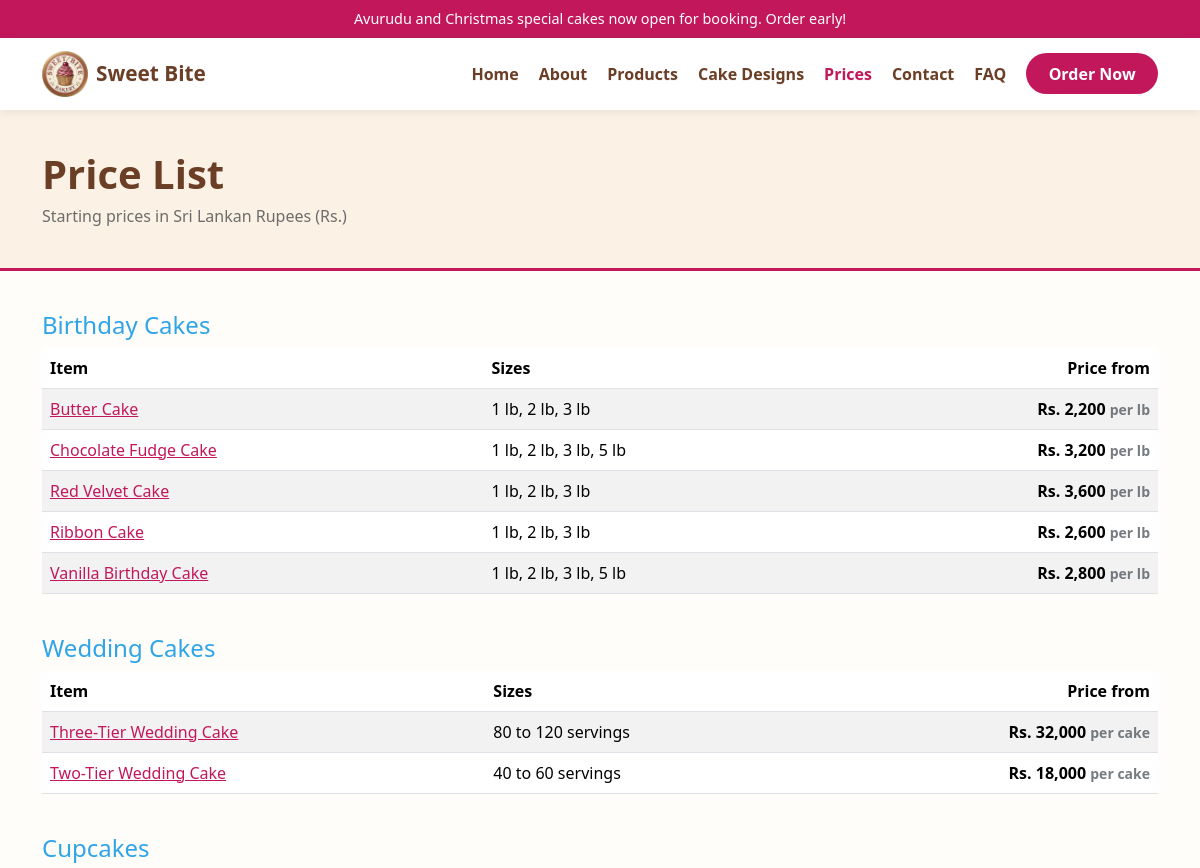
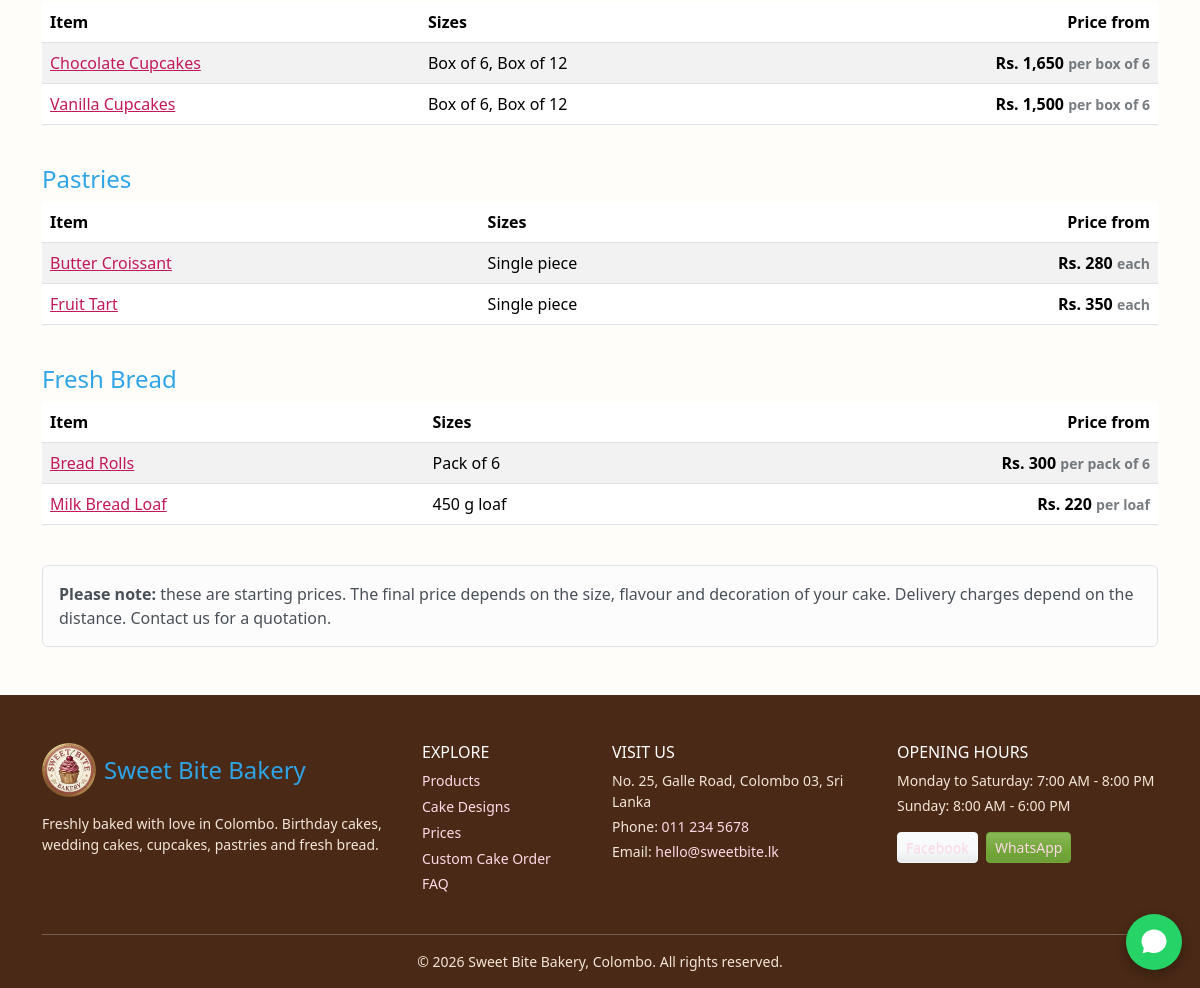
The app's page /prices.php with its own data (2 pictures, top to bottom).
### tables this page shows
CREATE TABLE categories (
    category_id   INT AUTO_INCREMENT PRIMARY KEY,
    category_name VARCHAR(80) NOT NULL,
    description   VARCHAR(255) NULL,
    display_order INT NOT NULL DEFAULT 0
);

CREATE TABLE products (
    product_id   INT AUTO_INCREMENT PRIMARY KEY,
    category_id  INT NOT NULL,
    name         VARCHAR(120) NOT NULL,
    description  TEXT NOT NULL,
    price_from   DECIMAL(10,2) NOT NULL,
    price_unit   VARCHAR(30) NOT NULL DEFAULT '',
    sizes        VARCHAR(255) NULL,
    flavours     VARCHAR(255) NULL,
    lead_time    VARCHAR(100) NULL,
    image        VARCHAR(255) NULL,
    is_available TINYINT NOT NULL DEFAULT 1,
    is_featured  TINYINT NOT NULL DEFAULT 0,
    created_at   DATETIME NOT NULL DEFAULT CURRENT_TIMESTAMP,
    FOREIGN KEY (category_id) REFERENCES categories(category_id)
);

### includes/db.php (called while the page is built, shortened)
<?php
function db(): PDO
{
    static $pdo = null;
    if ($pdo === null) {
        try {
            $pdo = new PDO(DB_DSN, DB_USER, DB_PASS, [
                PDO::ATTR_ERRMODE            => PDO::ERRMODE_EXCEPTION,
                PDO::ATTR_DEFAULT_FETCH_MODE => PDO::FETCH_ASSOC,
                PDO::ATTR_EMULATE_PREPARES   => false,
            ]);
        } catch (PDOException $e) {
            http_response_code(500);
            exit('Could not connect to the database. Please start MySQL in XAMPP and import database/sweetbite_db.sql.');
        }
    }
    return $pdo;
}

### includes/functions.php (called while the page is built, shortened)
<?php
require_once __DIR__ . '/db.php';
function e($value): string
{
    return htmlspecialchars((string) $value, ENT_QUOTES, 'UTF-8');
}
function url(string $path = ''): string
{
    return BASE_URL . '/' . ltrim($path, '/');
}
function money($amount): string
{
    return 'Rs. ' . number_format((float) $amount, 0);
}
    ?>

### prices.php (the view, shortened to what this page needs)
<?php
require_once __DIR__ . '/includes/functions.php';
$categories = db()->query('SELECT * FROM categories ORDER BY display_order')->fetchAll();
$itemStmt   = db()->prepare('SELECT * FROM products WHERE category_id = ? AND is_available = 1 ORDER BY name');
include __DIR__ . '/includes/header.php';
?>
<div class="page-header">
    <div class="container">
        <h1>Price List</h1>
        <p>Starting prices in Sri Lankan Rupees (Rs.)</p>
    </div>
</div>
<section class="container">
    <?php foreach ($categories as $cat):
        $itemStmt->execute([$cat['category_id']]);
        $items = $itemStmt->fetchAll();
        if (!$items) { continue; } ?>
        <h2 class="h4 mt-4"><?= e($cat['category_name']) ?></h2>
        <div class="table-responsive">
            <table class="table table-striped price-table align-middle">
                <thead>
                    <tr><th>Item</th><th>Sizes</th><th class="text-end">Price from</th></tr>
                </thead>
                <tbody>
                    <?php foreach ($items as $item): ?>
                        <tr>
                            <td><a href="<?= url('product.php?id=' . (int) $item['product_id']) ?>"><?= e($item['name']) ?></a></td>
                            <td><?= e($item['sizes']) ?></td>
                            <td class="text-end price"><?= money($item['price_from']) ?>
                                <small class="text-muted"><?= e($item['price_unit']) ?></small></td>
                        </tr>
                    <?php endforeach; ?>
                </tbody>
            </table>
        </div>
    <?php endforeach; ?>
    <div class="alert alert-light border mt-4">
        <strong>Please note:</strong> these are starting prices. The final price depends on the size, flavour and
        decoration of your cake. Delivery charges depend on the distance. Contact us for a quotation.
    </div>
</section>
<?php include __DIR__ . '/includes/footer.php'; ?>

### assets/css/style.css (style rules this page uses)
:root { --brown: #6b3e26; --brown-dark: #4a2916; --pink: #c2185b; --pink-dark: #a01049; --cream: #fbf1e4; --text: #222222; }
body { font-family: "Segoe UI", Roboto, "Helvetica Neue", Arial, sans-serif; color: var(--text); background: #fffdfa; }
h1, h2, h3, h4, h5 { color: var(--brown); font-weight: 700; }
a { color: var(--pink); }
.page-header { background: var(--cream); padding: 2.5rem 0; border-bottom: 3px solid var(--pink); margin-bottom: 2.5rem; }
.page-header h1 { margin: 0; }
.page-header p { margin: .4rem 0 0; color: #6c6c6c; }
.price { color: var(--pink); font-weight: 700; }
.price-table thead { background: var(--brown); color: #fff; }

### records on screen
categories: category_name "Birthday Cakes"
products: name "Butter Cake", sizes "1 lb, 2 lb, 3 lb", price_from "Rs. 2,200", price_unit "per lb"
products: name "Chocolate Fudge Cake", sizes "1 lb, 2 lb, 3 lb, 5 lb", price_from "Rs. 3,200", price_unit "per lb"
products: name "Red Velvet Cake", sizes "1 lb, 2 lb, 3 lb", price_from "Rs. 3,600", price_unit "per lb"
products: name "Ribbon Cake", sizes "1 lb, 2 lb, 3 lb", price_from "Rs. 2,600", price_unit "per lb"
products: name "Vanilla Birthday Cake", sizes "1 lb, 2 lb, 3 lb, 5 lb", price_from "Rs. 2,800", price_unit "per lb"
categories: category_name "Wedding Cakes"
products: name "Three-Tier Wedding Cake", sizes "80 to 120 servings", price_from "Rs. 32,000", price_unit "per cake"
products: name "Two-Tier Wedding Cake", sizes "40 to 60 servings", price_from "Rs. 18,000", price_unit "per cake"
categories: category_name "Cupcakes"
products: name "Chocolate Cupcakes", sizes "Box of 6, Box of 12", price_from "Rs. 1,650", price_unit "per box of 6"
products: name "Vanilla Cupcakes", sizes "Box of 6, Box of 12", price_from "Rs. 1,500", price_unit "per box of 6"
categories: category_name "Pastries"
products: name "Butter Croissant", sizes "Single piece", price_from "Rs. 280", price_unit "each"
products: name "Fruit Tart", sizes "Single piece", price_from "Rs. 350", price_unit "each"
categories: category_name "Fresh Bread"
products: name "Bread Rolls", sizes "Pack of 6", price_from "Rs. 300", price_unit "per pack of 6"
products: name "Milk Bread Loaf", sizes "450 g loaf", price_from "Rs. 220", price_unit "per loaf"

### other values on screen
setting('banner_text') "Avurudu and Christmas special cakes now open for booking. Order early!"
$label "Home"
$label "About"
$label "Products"
$label "Cake Designs"
$label "Prices"
$label "Contact"
$label "FAQ"
setting('tagline') "Freshly baked with love in Colombo"
setting('address') "No. 25, Galle Road, Colombo 03, Sri Lanka"
setting('phone') "011 234 5678"
setting('email') "hello@sweetbite.lk"
setting('hours_weekdays') "Monday to Saturday: 7:00 AM - 8:00 PM"
setting('hours_sunday') "Sunday: 8:00 AM - 6:00 PM"
